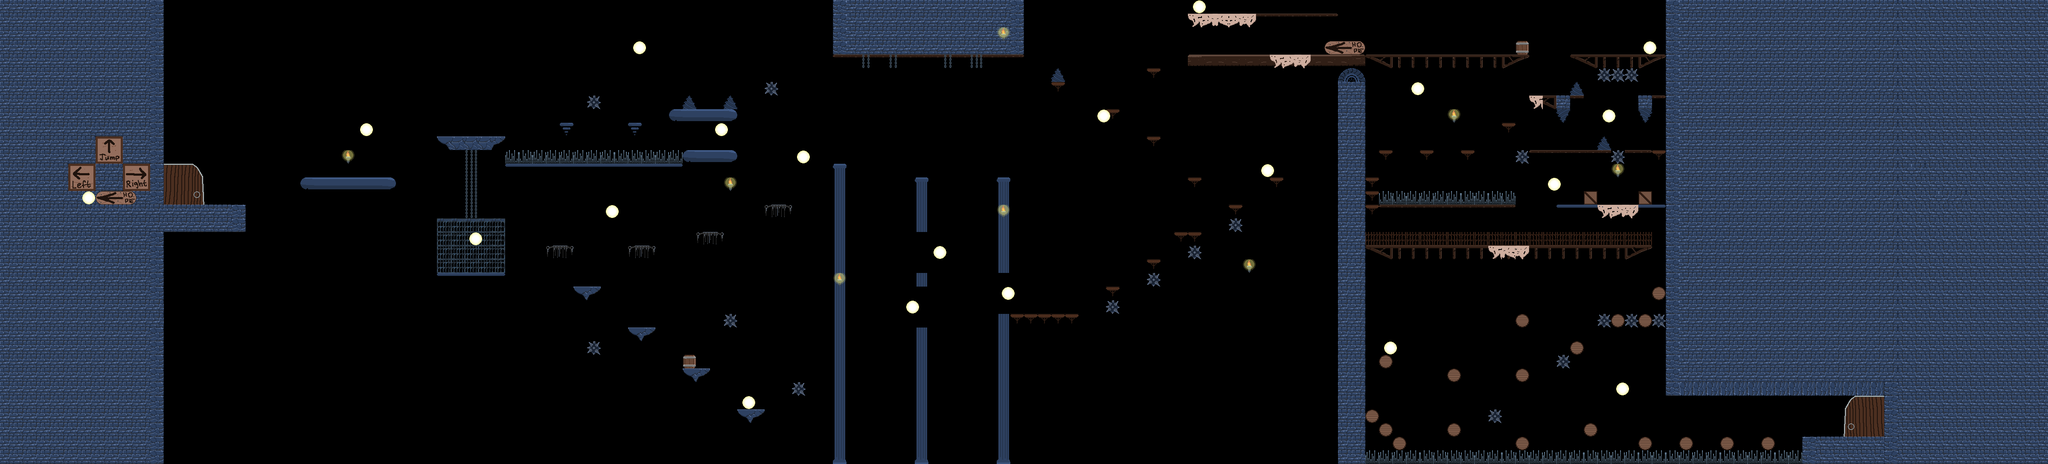

A 2D game scene composited from a Tiled map and its tileset images. What follows is a short description and the map's XML, with each tile layer's data collapsed to a summary:
An orthogonal 150x34 tile map with 32x32 px tiles, 7 tile layers (dPlatforms, winGame, danger, frontDesigns, ...).

<map version="1.10" tiledversion="1.10.2" orientation="orthogonal" renderorder="right-down" width="150" height="34" tilewidth="32" tileheight="32" infinite="0" nextlayerid="20" nextobjectid="2">
 <editorsettings>
  <export target="tilemap2.json" format="json" />
 </editorsettings>
 <tileset firstgid="1" name="tilemap2" tilewidth="32" tileheight="32" tilecount="100" columns="10">
  <image source="tilemap2.png" width="320" height="320" />
 </tileset>
 <layer id="1" name="dPlatforms" width="150" height="34">
  <data>[5100 cells, 795 non-empty, 34 distinct tile ids]</data>
 </layer>
 <layer id="19" name="winGame" width="150" height="34">
  <data>[5100 cells, 3 non-empty, 1 distinct tile ids]</data>
 </layer>
 <layer id="18" name="danger" width="150" height="34">
  <data>[5100 cells, 94 non-empty, 8 distinct tile ids]</data>
 </layer>
 <layer id="17" name="frontDesigns" width="150" height="34">
  <data>[5100 cells, 79 non-empty, 12 distinct tile ids]</data>
 </layer>
 <layer id="16" name="wallDesigns" width="150" height="34">
  <data>[5100 cells, 12 non-empty, 6 distinct tile ids]</data>
 </layer>
 <layer id="13" name="light" width="150" height="34" offsetx="11" offsety="0">
  <data>[5100 cells, 19 non-empty, 1 distinct tile ids]</data>
 </layer>
 <layer id="7" name="inDungeon" width="150" height="34">
  <data>[5100 cells, 916 non-empty, 28 distinct tile ids]</data>
 </layer>
</map>